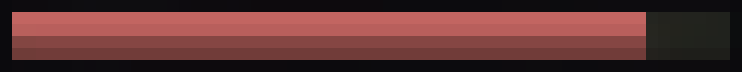
#> input picture Data/HPBar_test.png, 742 x 72 px, found by its file name
$ python LastHitChecker.py
#> lines starting #> are read from the running program, lines starting #| are printed output that depends on the picture
### Source/MinionHPCaculator.py
from enum import IntEnum
import datetime
import math
from MinionsException import *

class MinionType(IntEnum):
    Melee = 0
    Caster = 1
    Siege = 2

minionInitialHP = [477,296,912] # HP of minions when spawned first
meleeMinionHPPlus= [33,34,35,34,35,36,35,36,36,37,36,37,38,37,38,39,38,39,39,40]

def CaculateHP(type:MinionType, time:float) -> float:
    hp = 0
    if(type == MinionType.Melee):
        hp = CaculateMeleeHP(time)
    elif(type == MinionType.Caster):
        hp = CaculateCasterHP(time)
    elif(type == MinionType.Siege):
        hp = CaculateSiegeHP(time)
    else:
        raise WrongMinionTypeError()

    hp = math.floor(hp)
    return hp

def CaculateMeleeHP(time:float) -> float:
    hp = minionInitialHP[MinionType.Melee]
    waveNum = 1
    targetWaveNum = TimeToWave(time)

    while(waveNum < targetWaveNum):
        # print(waveNum)
        if(waveNum>=4 and (waveNum-1)%3==0):
            if((waveNum) <= 15):
                hp = round(hp+22+((waveNum-1)/3)*0.3, 1)
            else:
                hp += meleeMinionHPPlus[int((waveNum-1)/3 - 5)]
        waveNum += 1

    return hp
# [27 lines left out: functions CaculateCasterHP, CaculateSiegeHP, not called in this run]

def TimeToWave(time:float) -> int:
    return (time-35)//30

# [49 lines left out: function PrintAllHP, not called in this run]

    #HPsheet.close()

'''Test'''
# [3 lines that do not run on import are left out]

### Source/HPBarProcessor.py
import PIL.Image
from MinionsException import *

targetColor = (255, 0, 0)
black = (0,0,0)
hp_bar_color1 = (220, 99, 99)
hp_bar_color2 = (132, 62, 59)

def is_similar_color(color1, color2, threshold=200):
    return all(abs(c1 - c2) < threshold for c1, c2 in zip(color1, color2))

def SimplifyImage(img:PIL.Image) -> PIL.Image:
    bar = HPBarOutliner(img)
    pixels = bar.load()

    for y in range(bar.height):
        for x in range(bar.width):
            current_color = pixels[x, y]
            if is_similar_color(current_color[0:3], targetColor):
                pixels[x, y] = targetColor
            else:
                pixels[x, y] = black

    #bar.show()

    return bar

def HPBarOutliner(img:PIL.Image) -> PIL.Image:
    pixels = img.load()
    # hpbar outline
    for y in range(img.height):
        for x in range(img.width):
            current_color = pixels[x, y]
            # print(current_color)
            if is_similar_color(current_color[0:3], black, 50) :
                pixels[x, y] = black
    # img.show()
    img.save("Data/HPBar_outline_test.png")
    hpbarTopLeft = FindTopLeft(img)
    hpbarBottomRight = FindBottomRight(img)

    # [6 lines of commented-out code are left out]
    result = img
    if not (hpbarTopLeft[0] > hpbarBottomRight[0] or hpbarTopLeft[1] > hpbarBottomRight[1]):
        result = img.crop((hpbarTopLeft[0], hpbarTopLeft[1], hpbarBottomRight[0]+1, hpbarBottomRight[1]+1))
    # [5 lines of commented-out code are left out]
    result.save("Data/HPBar_result_test.png")
    return result

def FindTopLeft(img:PIL.Image) -> list[int,int]:
    pixels = img.load()
    count = 0
    result = (0,0)

    for y in range(img.height):
        for x in range(img.width):
            if count > img.width/2:
                return result
            current_color = pixels[x, y]
            if current_color[0:3] == black:
                if count == 0:
                    result = (x,y)
                count += 1
            elif current_color[0:3] != black and count < img.width/2:
                count = 0

    return result

def FindBottomRight(img:PIL.Image) -> list[int,int]:
    pixels = img.load()
    count = 0
    result = (img.width-1,img.height-1)

    for y in range(img.height-1, -1, -1):
        for x in range(img.width-1, -1, -1):
            if count > img.width/2:
                return result
            current_color = pixels[x,y]
            if current_color[0:3] == black:
                if count == 0:
                    result = (x,y)
                count += 1
            elif current_color[0:3] != black and count < img.width/2:
                count = 0

    return result

def CaculateHpRatio(image:PIL.Image) -> float:
    img = SimplifyImage(image)
    img.save("Data/HPBar_simplified_test.png")
    ratio = 0
    barOffsetX = 0
    HPEndX = 0
    HPWidth = 0
    HPValue = 0

    barOffsetX = CheckBarStart(img)
    HPEndX = CheckHPEnd(img, barOffsetX)

    HPWidth = img.width - 2 * barOffsetX
    HPValue = HPEndX - barOffsetX
    ratio = HPValue/HPWidth

    ratio = round(ratio, 3)

    return ratio

def CheckBarStart(img:PIL.Image) -> int:
    for x in range(img.width):
        checkColor = img.getpixel((x,img.height/2))
        if checkColor[0:3] == targetColor:
            return x

    return 0

def CheckHPEnd(img:PIL.Image, offset:int) -> int:
    for x in range(offset, img.width):
        checkColor = img.getpixel((x,img.height/2))
        if checkColor[0:3] == black:
            return x

    return img.width

'''Test'''
# [5 lines that do not run on import are left out]

### Source/MinionHPBarConnector.py
import MinionHPCaculator
import PIL.Image
import math

connectionThreshold = 100

class HPBar:
    def __init__(self, image:PIL.Image, box:list):
        self.img = image

        self.x = box[0]
        self.y = box[1]
        self.w = box[2] - box[0]
        self.h = box[3] - box[1]
        self.pos = (self.x+self.w/2, self.y+self.h/2)

class Minion:
    def __init__(self, type:MinionHPCaculator.MinionType, box:list, hpBar:HPBar = None):
        self.type = type
        self.hpBar = hpBar

        self.x = box[0]
        self.y = box[1]
        self.w = box[2] - box[0]
        self.h = box[3] - box[1]
        self.pos = (self.x+self.w/2, self.y+self.h/2)

def DistanceBetween(pos1:tuple[float,float], pos2:tuple[float,float]):
    return math.sqrt(math.pow(pos1[0]-pos2[0], 2) + math.pow(pos1[1] - pos2[1], 2))

# [18 lines left out: functions FindHpBar, Connect, not called in this run]

### Source/LastHitChecker.py
import HPBarProcessor
import MinionHPCaculator
import PIL.Image
import MinionHPBarConnector

def IsLastHit(minion:MinionHPBarConnector.Minion, attackDamage:int, currentTime:float)->bool:
    isLastHit = False

    hpByTime = MinionHPCaculator.CaculateHP(minion.type, currentTime)
    # print(f"hpByTime: {hpByTime}")
    hpRatio = HPBarProcessor.CaculateHpRatio(minion.hpBar.img)
    # print(f"hpRatio: {hpRatio}")
    hpRatio = 1.0 if hpRatio > 1.0 else hpRatio
    hp = round(hpByTime * hpRatio)

    # print(f"hp: {hp}, attackDamage: {attackDamage}")
    isLastHit = (hp < attackDamage)

    return isLastHit

if __name__ == '__main__':
    testImg = PIL.Image.open("Data/HPBar_test.png")
#> testImg is the input picture: PIL image 742x72 RGBA; mean R, G, B, A 95.9, 53, 51.7, 255

    testHPBar = MinionHPBarConnector.HPBar(testImg, (0,0,0,0))
    testMinion = MinionHPBarConnector.Minion(0, (0,0,0,0), testHPBar)

    print(IsLastHit(testMinion, 600, 300))
#> in HPBarOutliner, `img.save("Data/HPBar_outline_test.png")`:
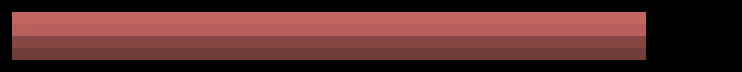
#> saved as HPBar_outline_test.png: PIL image 742x72 RGBA; mean R, G, B, A 88.8, 46.4, 44.6, 255
#> after the loop in FindTopLeft, `for y in range(img.height):`: count = 372
#> in HPBarOutliner, `hpbarTopLeft = FindTopLeft(img)`: hpbarTopLeft = (0, 0)
#> after the loop in FindBottomRight, `for y in range(img.height-1, -1, -1):`: count = 372
#> in HPBarOutliner, `hpbarBottomRight = FindBottomRight(img)`: hpbarBottomRight = (741, 71)
#> in CaculateHpRatio, `img = SimplifyImage(image)`:
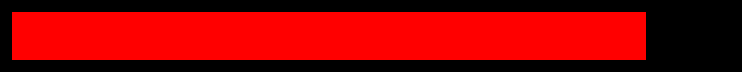
#> img: PIL image 742x72 RGBA; mean R, G, B, A 145.3, 0, 0, 255
#> the loop in CheckBarStart, `for x in range(img.width):` made 13 passes
#> checkColor on passes 1 to 12: (0, 0, 0, 255), (0, 0, 0, 255), (0, 0, 0, 255), (0, 0, 0, 255), (0, 0, 0, 255), (0, 0, 0, 255), (0, 0, 0, 255), (0, 0, 0, 255), (0, 0, 0, 255), (0, 0, 0, 255), (0, 0, 0, 255), (0, 0, 0, 255)
#> in CaculateHpRatio, `barOffsetX = CheckBarStart(img)`: barOffsetX = 12
#> in CaculateHpRatio, `HPEndX = CheckHPEnd(img, barOffsetX)`: HPEndX = 646
#> in CaculateHpRatio, `HPWidth = img.width - 2 * barOffsetX`: HPWidth = 718
#> in CaculateHpRatio, `HPValue = HPEndX - barOffsetX`: HPValue = 634
#> in CaculateHpRatio, `ratio = HPValue/HPWidth`: ratio = 0.883
#> in IsLastHit, `hp = round(hpByTime * hpRatio)`: hp = 460
#> in IsLastHit, `isLastHit = (hp < attackDamage)`: isLastHit = True
#| True
